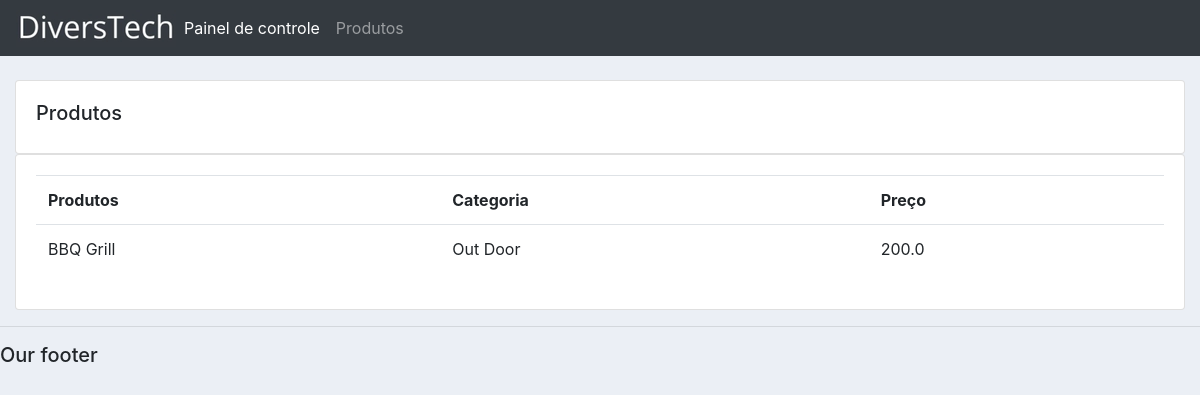
The app's page /products/, older data.
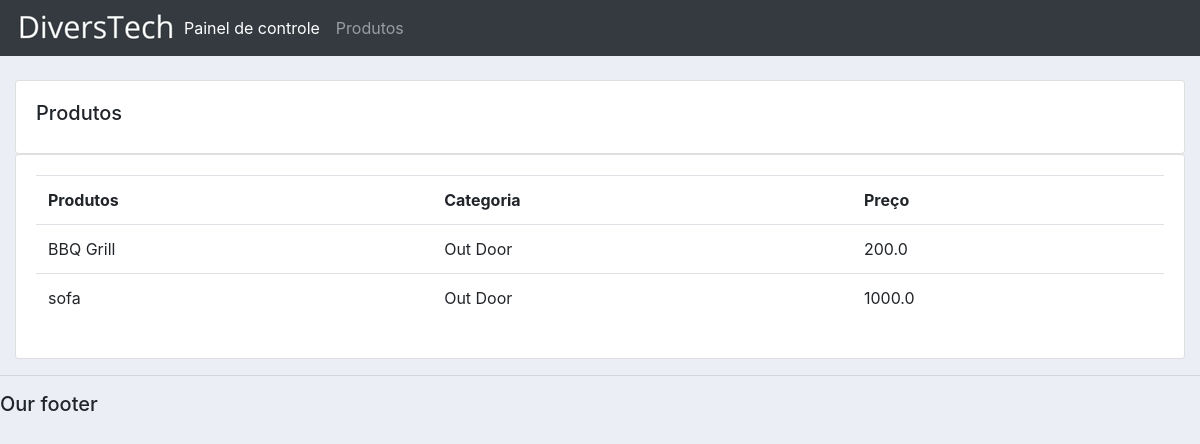
The same page, newer data.
### contas/models.py (models this page shows, shortened)
class Product(models.Model):
	CATEGORY = (
			('Indoor', 'Indoor'),
			('Out Door', 'Out Door'),
			)
	name = models.CharField(max_length=200, null=True)
	price = models.FloatField(null=True)
	category = models.CharField(max_length=200, null=True, choices=CATEGORY)
	description = models.CharField(max_length=200, null=True, blank=True)
	date_created = models.DateTimeField(auto_now_add=True, null=True)
	tags = models.ManyToManyField(Tag)

### contas/views.py (the view)
# urls.py: path('products/',views.products, name="products"),
def products(request):
    products = Product.objects.all()
    return render(request, 'contas/products.html', {'products':products})

### contas/templates/contas/products.html
{%  extends 'contas/main.html' %}
{% block content %}
		<br>
		<div class="row">
			<div class="col-md">
				<div class="card card-body">
					<h5>Produtos</h5>
				</div>
				<div class="card card-body">
					<table class="table">
						<tr>
							<th>Produtos</th>
							<th>Categoria</th>
							<th>Preço</th>
						</tr>
						{% for i in products %}
							<tr>
								<td>{{i.name}}</td>
								<td>{{i.category}}</td>
								<td>{{i.price}}</td>
							</tr>
						{% endfor %}
					</table>
				</div>
			</div>
		</div>
{% endblock content %}

Row changes from the older to the newer data that the page shows:
added Product: name "sofa", category "Out Door", price "1000.0"
